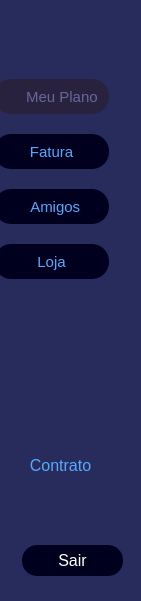
   <widget class="QFrame" name="frame">
    <property name="geometry">
     <rect>
      <x>-10</x>
      <y>-21</y>
      <width>141</width>
      <height>601</height>
     </rect>
    </property>
    <property name="styleSheet">
     <string notr="true">QFrame{
	border-radius: 10px;
	background-color: rgb(40, 44, 92);
}
QFrame:hover{
	background-color: rgb(54, 54, 91);
}</string>
    </property>
    <property name="frameShape">
     <enum>QFrame::StyledPanel</enum>
    </property>
    <property name="frameShadow">
     <enum>QFrame::Raised</enum>
    </property>
    <widget class="QPushButton" name="pushButton">
     <property name="geometry">
      <rect>
       <x>22</x>
       <y>545</y>
       <width>101</width>
       <height>31</height>
      </rect>
     </property>
     <property name="font">
      <font>
       <pointsize>12</pointsize>
      </font>
     </property>
     <property name="styleSheet">
      <string notr="true">QPushButton {
	color: rgb(255, 255, 255);
	border: none;
	border-radius: 15px;	
	background-color: rgb(0, 0, 30);
}
QPushButton:hover {	
	background-color:rgb(0, 0, 45);
}</string>
     </property>
     <property name="text">
      <string>Sair</string>
     </property>
    </widget>
    <widget class="QPushButton" name="pushButton_8">
     <property name="geometry">
      <rect>
       <x>-6</x>
       <y>79</y>
       <width>115</width>
       <height>35</height>
      </rect>
     </property>
     <property name="font">
      <font>
       <pointsize>11</pointsize>
      </font>
     </property>
     <property name="styleSheet">
      <string notr="true">QPushButton {
	color: rgb(103, 103, 154);
	border: none;
	border-radius: 17px;	
	background-color: rgb(40, 34, 62);
}
QPushButton:hover {	
	color: rgb(103, 103, 154);
	background-color:rgb(40, 34, 62);
}</string>
     </property>
     <property name="text">
      <string>     Meu Plano</string>
     </property>
    </widget>
    <widget class="QPushButton" name="pushButton_9">
     <property name="geometry">
      <rect>
       <x>-6</x>
       <y>134</y>
       <width>115</width>
       <height>35</height>
      </rect>
     </property>
     <property name="font">
      <font>
       <pointsize>11</pointsize>
      </font>
     </property>
     <property name="styleSheet">
      <string notr="true">QPushButton {
	color: rgb(85, 170, 255);
	border: none;
	border-radius: 17px;	
	background-color: rgb(0, 0, 30);
}
QPushButton:hover {	
	color: rgb(255, 255, 255);
	background-color:rgb(0, 0, 45);
}</string>
     </property>
     <property name="text">
      <string>Fatura</string>
     </property>
    </widget>
    <widget class="QPushButton" name="pushButton_10">
     <property name="geometry">
      <rect>
       <x>-6</x>
       <y>189</y>
       <width>115</width>
       <height>35</height>
      </rect>
     </property>
     <property name="font">
      <font>
       <pointsize>11</pointsize>
      </font>
     </property>
     <property name="styleSheet">
      <string notr="true">QPushButton {
	color: rgb(85, 170, 255);
	border: none;
	border-radius: 17px;	
	background-color: rgb(0, 0, 30);
}
QPushButton:hover {	
	color: rgb(255, 255, 255);
	background-color:rgb(0, 0, 45);
}</string>
     </property>
     <property name="text">
      <string>  Amigos</string>
     </property>
    </widget>
    <widget class="QPushButton" name="pushButton_11">
     <property name="geometry">
      <rect>
       <x>-6</x>
       <y>244</y>
       <width>115</width>
       <height>35</height>
      </rect>
     </property>
     <property name="font">
      <font>
       <pointsize>11</pointsize>
      </font>
     </property>
     <property name="styleSheet">
      <string notr="true">QPushButton {
	color: rgb(85, 170, 255);
	border: none;
	border-radius: 17px;	
	background-color: rgb(0, 0, 30);
}
QPushButton:hover {	
	color: rgb(255, 255, 255);
	background-color:rgb(0, 0, 45);
}</string>
     </property>
     <property name="text">
      <string>Loja</string>
     </property>
    </widget>
    <widget class="QPushButton" name="pushButton_12">
     <property name="geometry">
      <rect>
       <x>3</x>
       <y>448</y>
       <width>115</width>
       <height>35</height>
      </rect>
     </property>
     <property name="font">
      <font>
       <pointsize>12</pointsize>
      </font>
     </property>
     <property name="styleSheet">
      <string notr="true">QPushButton {
	color: rgb(85, 170, 255);
	border: none;
	border-radius: 17px;	
	
	background-color: qconicalgradient(cx:0.5, cy:0.5, angle:0, stop:0.852273 rgba(255, 255, 255, 0), stop:0.875 rgba(255, 255, 255, 0), stop:0.886364 rgba(255, 255, 255, 0));
}
QPushButton:hover {	
	color: rgb(255, 255, 255);
	
	background-color: qconicalgradient(cx:0.5, cy:0.5, angle:0, stop:0.852273 rgba(255, 255, 255, 0), stop:0.875 rgba(255, 255, 255, 0), stop:0.886364 rgba(255, 255, 255, 0));
}</string>
     </property>
     <property name="text">
      <string>Contrato</string>
     </property>
    </widget>
   </widget>
